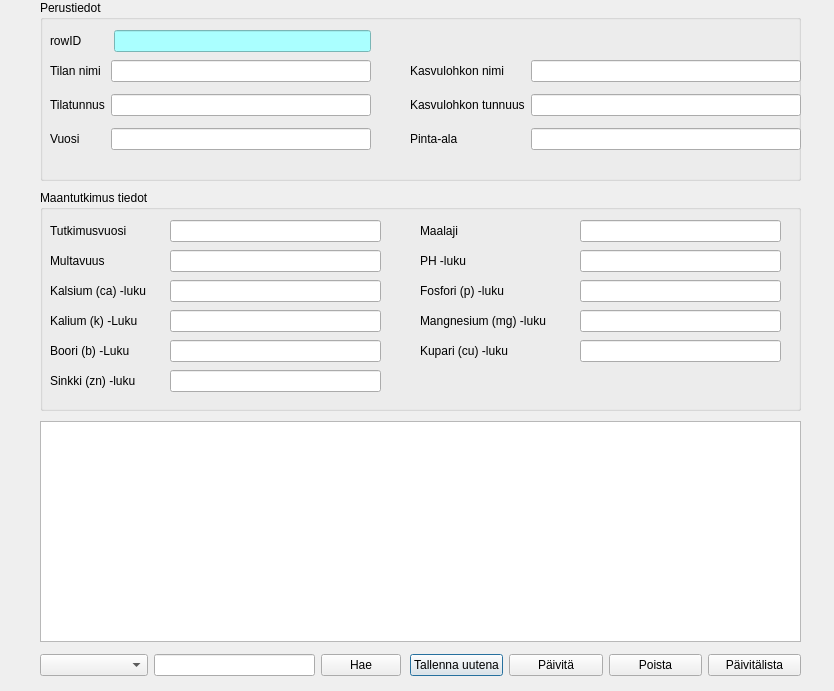
<?xml version="1.0" encoding="UTF-8"?>
<ui version="4.0">
 <class>Lohkontiedot</class>
 <widget class="QDialog" name="Lohkontiedot">
  <property name="geometry">
   <rect>
    <x>0</x>
    <y>0</y>
    <width>834</width>
    <height>691</height>
   </rect>
  </property>
  <property name="windowTitle">
   <string>Lohkontiedot-Lohkokirjanpito</string>
  </property>
  <property name="modal">
   <bool>false</bool>
  </property>
  <widget class="QWidget" name="horizontalLayoutWidget">
   <property name="geometry">
    <rect>
     <x>410</x>
     <y>650</y>
     <width>391</width>
     <height>31</height>
    </rect>
   </property>
   <layout class="QHBoxLayout" name="horizontalLayout">
    <item>
     <widget class="QPushButton" name="pushButton_Uusi">
      <property name="text">
       <string>Tallenna uutena</string>
      </property>
     </widget>
    </item>
    <item>
     <widget class="QPushButton" name="pushButton_paivita">
      <property name="text">
       <string>Päivitä</string>
      </property>
     </widget>
    </item>
    <item>
     <widget class="QPushButton" name="pushButton_poista">
      <property name="text">
       <string>Poista</string>
      </property>
     </widget>
    </item>
    <item>
     <widget class="QPushButton" name="pushButton_Upd_List">
      <property name="text">
       <string>Päivitälista</string>
      </property>
     </widget>
    </item>
   </layout>
  </widget>
  <widget class="QGroupBox" name="groupBox">
   <property name="geometry">
    <rect>
     <x>40</x>
     <y>0</y>
     <width>761</width>
     <height>181</height>
    </rect>
   </property>
   <property name="title">
    <string>Perustiedot</string>
   </property>
   <widget class="QWidget" name="verticalLayoutWidget">
    <property name="geometry">
     <rect>
      <x>10</x>
      <y>60</y>
      <width>321</width>
      <height>111</height>
     </rect>
    </property>
    <layout class="QVBoxLayout" name="verticalLayout">
     <item>
      <layout class="QFormLayout" name="formLayout">
       <item row="0" column="0">
        <widget class="QLabel" name="ssLabel">
         <property name="text">
          <string>Tilan nimi</string>
         </property>
        </widget>
       </item>
       <item row="0" column="1">
        <widget class="QLineEdit" name="ssLineEdit_Tila"/>
       </item>
       <item row="1" column="0">
        <layout class="QFormLayout" name="formLayout_2"/>
       </item>
       <item row="2" column="0">
        <widget class="QLabel" name="tilatunnusLabel">
         <property name="text">
          <string>Tilatunnus</string>
         </property>
        </widget>
       </item>
       <item row="2" column="1">
        <widget class="QLineEdit" name="tilatunnusLineEdit"/>
       </item>
       <item row="3" column="0">
        <layout class="QFormLayout" name="formLayout_3"/>
       </item>
       <item row="5" column="0">
        <widget class="QLabel" name="vuosiLabel">
         <property name="text">
          <string>Vuosi</string>
         </property>
        </widget>
       </item>
       <item row="5" column="1">
        <widget class="QLineEdit" name="vuosiLineEdit"/>
       </item>
      </layout>
     </item>
    </layout>
   </widget>
   <widget class="QWidget" name="verticalLayoutWidget_2">
    <property name="geometry">
     <rect>
      <x>370</x>
      <y>60</y>
      <width>391</width>
      <height>111</height>
     </rect>
    </property>
    <layout class="QVBoxLayout" name="verticalLayout_2">
     <item>
      <layout class="QFormLayout" name="formLayout_4">
       <item row="0" column="0">
        <widget class="QLabel" name="kasvulohkonNimiLabel">
         <property name="text">
          <string>Kasvulohkon nimi</string>
         </property>
        </widget>
       </item>
       <item row="0" column="1">
        <widget class="QLineEdit" name="kasvulohkonNimiLineEdit"/>
       </item>
       <item row="1" column="0">
        <layout class="QFormLayout" name="formLayout_5"/>
       </item>
       <item row="3" column="0">
        <widget class="QLabel" name="kasvulohkonTunnuusLabel">
         <property name="text">
          <string>Kasvulohkon tunnuus</string>
         </property>
        </widget>
       </item>
       <item row="3" column="1">
        <widget class="QLineEdit" name="kasvulohkonTunnuusLineEdit"/>
       </item>
       <item row="4" column="0">
        <layout class="QFormLayout" name="formLayout_6"/>
       </item>
       <item row="5" column="0">
        <widget class="QLabel" name="pintaAlaLabel">
         <property name="text">
          <string>Pinta-ala</string>
         </property>
        </widget>
       </item>
       <item row="5" column="1">
        <widget class="QLineEdit" name="pintaAlaLineEdit"/>
       </item>
      </layout>
     </item>
    </layout>
   </widget>
   <widget class="QWidget" name="verticalLayoutWidget_5">
    <property name="geometry">
     <rect>
      <x>10</x>
      <y>30</y>
      <width>321</width>
      <height>31</height>
     </rect>
    </property>
    <layout class="QVBoxLayout" name="verticalLayout_5">
     <item>
      <layout class="QFormLayout" name="formLayout_17">
       <item row="0" column="1">
        <widget class="QLineEdit" name="rowIDLineEdit">
         <property name="styleSheet">
          <string notr="true">background-color: rgb(170, 255, 255);</string>
         </property>
         <property name="readOnly">
          <bool>true</bool>
         </property>
        </widget>
       </item>
       <item row="0" column="0">
        <widget class="QLabel" name="rowIDLabel">
         <property name="text">
          <string>rowID        </string>
         </property>
        </widget>
       </item>
      </layout>
     </item>
    </layout>
   </widget>
  </widget>
  <widget class="QGroupBox" name="groupBox_2">
   <property name="geometry">
    <rect>
     <x>40</x>
     <y>190</y>
     <width>761</width>
     <height>221</height>
    </rect>
   </property>
   <property name="title">
    <string>Maantutkimus tiedot</string>
   </property>
   <widget class="QLabel" name="tutkimusvuosiLabel">
    <property name="geometry">
     <rect>
      <x>10</x>
      <y>30</y>
      <width>88</width>
      <height>22</height>
     </rect>
    </property>
    <property name="text">
     <string>Tutkimusvuosi</string>
    </property>
   </widget>
   <widget class="QLineEdit" name="tutkimusvuosiLineEdit">
    <property name="geometry">
     <rect>
      <x>130</x>
      <y>30</y>
      <width>211</width>
      <height>22</height>
     </rect>
    </property>
   </widget>
   <widget class="QLabel" name="multavuusLabel">
    <property name="geometry">
     <rect>
      <x>10</x>
      <y>60</y>
      <width>63</width>
      <height>22</height>
     </rect>
    </property>
    <property name="text">
     <string>Multavuus</string>
    </property>
   </widget>
   <widget class="QLineEdit" name="multavuusLineEdit">
    <property name="geometry">
     <rect>
      <x>130</x>
      <y>60</y>
      <width>211</width>
      <height>22</height>
     </rect>
    </property>
   </widget>
   <widget class="QLabel" name="kalsiumCaLukuLabel">
    <property name="geometry">
     <rect>
      <x>10</x>
      <y>90</y>
      <width>110</width>
      <height>22</height>
     </rect>
    </property>
    <property name="text">
     <string>Kalsium (ca) -luku</string>
    </property>
   </widget>
   <widget class="QLineEdit" name="kalsiumCaLukuLineEdit">
    <property name="geometry">
     <rect>
      <x>130</x>
      <y>90</y>
      <width>211</width>
      <height>22</height>
     </rect>
    </property>
   </widget>
   <widget class="QLabel" name="kaliumKLukuLabel">
    <property name="geometry">
     <rect>
      <x>10</x>
      <y>120</y>
      <width>98</width>
      <height>22</height>
     </rect>
    </property>
    <property name="text">
     <string>Kalium (k) -Luku</string>
    </property>
   </widget>
   <widget class="QLineEdit" name="kaliumKLukuLineEdit">
    <property name="geometry">
     <rect>
      <x>130</x>
      <y>120</y>
      <width>211</width>
      <height>22</height>
     </rect>
    </property>
   </widget>
   <widget class="QLabel" name="booriBLukuLabel">
    <property name="geometry">
     <rect>
      <x>10</x>
      <y>150</y>
      <width>91</width>
      <height>22</height>
     </rect>
    </property>
    <property name="text">
     <string>Boori (b) -Luku</string>
    </property>
   </widget>
   <widget class="QLineEdit" name="booriBLukuLineEdit">
    <property name="geometry">
     <rect>
      <x>130</x>
      <y>150</y>
      <width>211</width>
      <height>22</height>
     </rect>
    </property>
   </widget>
   <widget class="QLabel" name="sinkkiZnLukuLabel">
    <property name="geometry">
     <rect>
      <x>10</x>
      <y>180</y>
      <width>97</width>
      <height>22</height>
     </rect>
    </property>
    <property name="text">
     <string>Sinkki (zn) -luku</string>
    </property>
   </widget>
   <widget class="QLineEdit" name="sinkkiZnLukuLineEdit">
    <property name="geometry">
     <rect>
      <x>130</x>
      <y>180</y>
      <width>211</width>
      <height>22</height>
     </rect>
    </property>
   </widget>
   <widget class="QLabel" name="maalajiLabel">
    <property name="geometry">
     <rect>
      <x>380</x>
      <y>30</y>
      <width>43</width>
      <height>22</height>
     </rect>
    </property>
    <property name="text">
     <string>Maalaji</string>
    </property>
   </widget>
   <widget class="QLineEdit" name="maalajiLineEdit">
    <property name="geometry">
     <rect>
      <x>540</x>
      <y>30</y>
      <width>201</width>
      <height>22</height>
     </rect>
    </property>
   </widget>
   <widget class="QLabel" name="pHLukuLabel">
    <property name="geometry">
     <rect>
      <x>380</x>
      <y>60</y>
      <width>51</width>
      <height>22</height>
     </rect>
    </property>
    <property name="text">
     <string>PH -luku</string>
    </property>
   </widget>
   <widget class="QLineEdit" name="pHLukuLineEdit">
    <property name="geometry">
     <rect>
      <x>540</x>
      <y>60</y>
      <width>201</width>
      <height>22</height>
     </rect>
    </property>
   </widget>
   <widget class="QLabel" name="fosforiPLukuLabel">
    <property name="geometry">
     <rect>
      <x>380</x>
      <y>90</y>
      <width>98</width>
      <height>22</height>
     </rect>
    </property>
    <property name="text">
     <string>Fosfori (p) -luku</string>
    </property>
   </widget>
   <widget class="QLineEdit" name="fosforiPLukuLineEdit">
    <property name="geometry">
     <rect>
      <x>540</x>
      <y>90</y>
      <width>201</width>
      <height>22</height>
     </rect>
    </property>
   </widget>
   <widget class="QLabel" name="mangnesiumMgLukuLabel">
    <property name="geometry">
     <rect>
      <x>380</x>
      <y>120</y>
      <width>146</width>
      <height>22</height>
     </rect>
    </property>
    <property name="text">
     <string>Mangnesium (mg) -luku</string>
    </property>
   </widget>
   <widget class="QLineEdit" name="mangnesiumMgLukuLineEdit">
    <property name="geometry">
     <rect>
      <x>540</x>
      <y>120</y>
      <width>201</width>
      <height>22</height>
     </rect>
    </property>
   </widget>
   <widget class="QLabel" name="kupariCuLukuLabel">
    <property name="geometry">
     <rect>
      <x>380</x>
      <y>150</y>
      <width>102</width>
      <height>22</height>
     </rect>
    </property>
    <property name="text">
     <string>Kupari (cu) -luku</string>
    </property>
   </widget>
   <widget class="QLineEdit" name="kupariCuLukuLineEdit">
    <property name="geometry">
     <rect>
      <x>540</x>
      <y>150</y>
      <width>201</width>
      <height>22</height>
     </rect>
    </property>
   </widget>
  </widget>
  <widget class="QTableView" name="tableView">
   <property name="geometry">
    <rect>
     <x>40</x>
     <y>421</y>
     <width>761</width>
     <height>221</height>
    </rect>
   </property>
  </widget>
  <widget class="QWidget" name="horizontalLayoutWidget_2">
   <property name="geometry">
    <rect>
     <x>40</x>
     <y>650</y>
     <width>361</width>
     <height>31</height>
    </rect>
   </property>
   <layout class="QHBoxLayout" name="horizontalLayout_2">
    <item>
     <widget class="QComboBox" name="comboBox_filter">
      <item>
       <property name="text">
        <string/>
       </property>
      </item>
      <item>
       <property name="text">
        <string>Vuosi</string>
       </property>
      </item>
      <item>
       <property name="text">
        <string>Lajike</string>
       </property>
      </item>
      <item>
       <property name="text">
        <string>Laji</string>
       </property>
      </item>
      <item>
       <property name="text">
        <string>Lohkontunnus</string>
       </property>
      </item>
      <item>
       <property name="text">
        <string>Lohkon nimi</string>
       </property>
      </item>
      <item>
       <property name="text">
        <string>Rivi nro</string>
       </property>
      </item>
     </widget>
    </item>
    <item>
     <widget class="QLineEdit" name="lineEdit_Filter"/>
    </item>
    <item>
     <widget class="QPushButton" name="pushButton_Filter">
      <property name="text">
       <string>Hae</string>
      </property>
     </widget>
    </item>
   </layout>
  </widget>
 </widget>
 <resources/>
 <connections/>
</ui>
